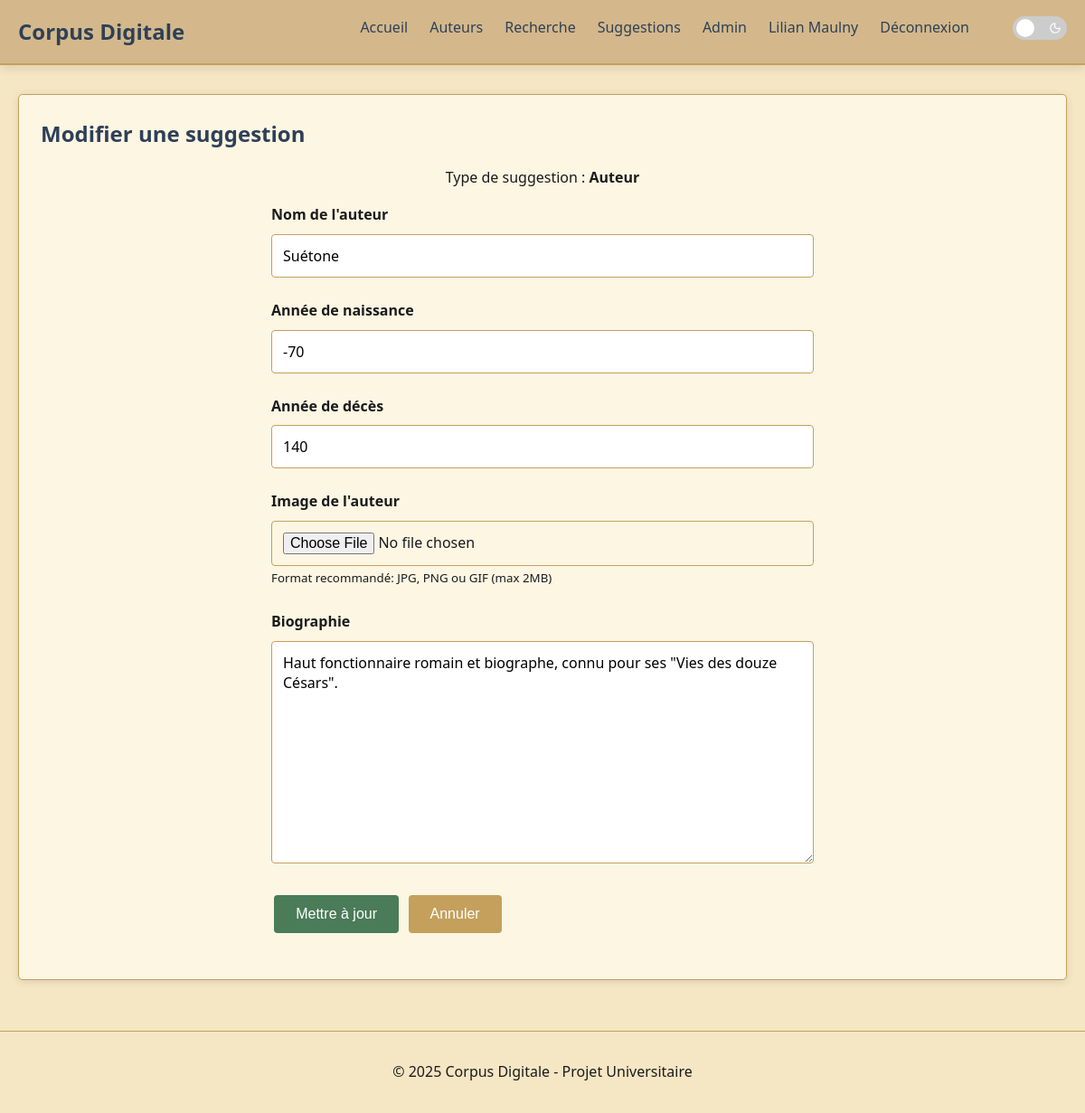
Page /suggestions/1/edit (signed in) on the committed database.
### tables this page shows
CREATE TABLE author_suggestions (
    suggestion_id INTEGER PRIMARY KEY,
    author_name VARCHAR(100) NOT NULL,
    author_url_name VARCHAR(100) NOT NULL UNIQUE,
    author_image LONGBLOB DEFAULT NULL,
    birth_year INTEGER,
    death_year INTEGER,
    biography TEXT,
    FOREIGN KEY (suggestion_id) REFERENCES suggestions(suggestion_id)
);

CREATE TABLE suggestions (
    suggestion_id INTEGER PRIMARY KEY AUTO_INCREMENT,
    user_id INTEGER NOT NULL,
    suggestion_type VARCHAR(20) NOT NULL,
    status VARCHAR(20) NOT NULL DEFAULT 'pending',
    admin_notes TEXT,
    reviewed_by INTEGER,
    FOREIGN KEY (user_id) REFERENCES users(user_id),
    FOREIGN KEY (reviewed_by) REFERENCES users(user_id)
);

### includes/utils.php (called while the page is built, shortened)
<?php
function h($text): string {
    return htmlspecialchars($text, ENT_QUOTES, 'UTF-8');
}

### content/suggestions/edit.php (the view, shortened to what this page needs)
<?php
include 'includes/header.php';
$errorMessages = $_SESSION['error_messages'] ?? [];
try {
    $connection = getDbConnection();
    $stmt = $connection->prepare('
        SELECT s.suggestion_id, s.user_id, s.suggestion_type, s.status
        FROM suggestions s
        WHERE s.suggestion_id = :id
    ');
    $stmt->execute(['id' => $suggestionId]);
    $suggestion = $stmt->fetch();
    $suggestionType = $suggestion['suggestion_type'];
    $stmt = null;
    if ($suggestionType === 'author') {
        $stmt = $connection->prepare('
        SELECT author_name, birth_year, death_year, biography
        FROM author_suggestions
        WHERE suggestion_id = :id
    ');
    } elseif ($suggestionType === 'book') {
        $stmt = $connection->prepare('
        SELECT author_id, title, publication_year, description
        FROM book_suggestions
        WHERE suggestion_id = :id
    ');
    } elseif ($suggestionType === 'chapter') {
        $stmt = $connection->prepare('
        SELECT book_id, title, chapter_number, content
        FROM chapter_suggestions
        WHERE suggestion_id = :id
    ');
    } else {
        throw new Exception("Type de suggestion non reconnu");
    }
    $stmt->execute(['id' => $suggestionId]);
    $suggestionData = $stmt->fetch(PDO::FETCH_ASSOC);
} catch (Exception $e) {
    $errorMessages[] = "Erreur : " . $e->getMessage();
    $suggestion = null;
    $suggestionType = '';
    $suggestionData = [];
    $authors = [];
    $books = [];
}
$typeLabels = [
    'author' => 'Auteur',
    'book' => 'Livre',
    'chapter' => 'Chapitre'
];
?>
<div class="container">
    <div class="card">
        <h2 class="card-title">Modifier une suggestion</h2>
        <?php if ($suggestion): ?>
            <div class="suggestion-type-info">
                <p>Type de suggestion : <strong><?php echo $typeLabels[$suggestionType] ?? $suggestionType; ?></strong></p>
            </div>
            <div class="suggestion-form">
                <?php if ($suggestionType === 'author'): ?>
                    <form class="form-group" method="POST" action="/api/suggestions/edit" enctype="multipart/form-data">
                        <div class="form-group">
                            <label for="author_name">Nom de l'auteur</label>
                            <input type="text" id="author_name" name="author_name" value="<?php echo h($suggestionData['author_name'] ?? ''); ?>" required>
                        </div>
                        <div class="form-group">
                            <label for="birth_year">Année de naissance</label>
                            <input type="number" id="birth_year" name="birth_year" value="<?php echo h($suggestionData['birth_year'] ?? ''); ?>" placeholder="Ex: -100 pour 100 av. J.-C.">
                        </div>
                        <div class="form-group">
                            <label for="death_year">Année de décès</label>
                            <input type="number" id="death_year" name="death_year" value="<?php echo h($suggestionData['death_year'] ?? ''); ?>" placeholder="Ex: 44 pour 44 apr. J.-C.">
                        </div>
                        <div class="form-group">
                            <label for="author_image">Image de l'auteur</label>
                            <input type="file" id="author_image" name="author_image" accept="image/jpeg,image/png,image/gif">
                            <small class="form-text">Format recommandé: JPG, PNG ou GIF (max 2MB)</small>
                        </div>
                        <div class="form-group">
                            <label for="biography">Biographie</label>
                            <textarea id="biography" name="biography" rows="10" placeholder="Biographie de l'auteur..."><?php echo h($suggestionData['biography'] ?? ''); ?></textarea>
                        </div>
                        <div class="form-group">
                            <button type="submit" class="btn btn-success">Mettre à jour</button>
                            <button type="button" class="btn btn-secondary" onclick="window.location.href='/suggestions/my/suggestions'">Annuler</button>
                        </div>
                    </form>
                <?php endif; ?>
            </div>
        <?php endif; ?>
    </div>
</div>
<?php include 'includes/footer.php'; ?>

### router.php (shortened to what this page needs)
<?php
$requestUri = $_SERVER['REQUEST_URI'];
class Router {
    private $routes = [];
    public function addRoute(string $method, string $path, $handler): Router {
        $this->routes[] = [
            'method' => $method,
            'path' => $path,
            'handler' => $handler
        ];
        return $this;
    }
    public function setNotFoundHandler(callable $handler): Router {
        return $this;
    }
    public function handleRequest(string $requestMethod, string $requestPath): bool {
        try {
            $requestPath = parse_url($requestPath, PHP_URL_PATH);
            $requestPath = trim($requestPath, '/');
            foreach ($this->routes as $route) {
                $pattern = $this->convertRouteToPattern($route['path']);
                if (preg_match($pattern, $requestPath, $matches)) {
                    array_shift($matches);
                    return $this->executeHandler($route['handler'], $matches);
                }
            }
            return false;
        } catch (Throwable $e) {
            header("HTTP/1.0 500 Internal Server Error");
            ob_clean();
            if (isset($_SERVER['HTTP_ACCEPT']) && strpos($_SERVER['HTTP_ACCEPT'], 'application/json') !== false) {
                header('Content-Type: application/json');
                echo json_encode(['error' => 'Internal Server Error', 'message' => $e->getMessage()]);
            } else {
                ob_clean();
                include "errors/500.php";
            }
            return false;
        }
    }
    private function convertRouteToPattern(string $route): string {
        $route = preg_replace('~\{([^/]+)}~', '([^/]+)', $route);
        return '~^' . $route . '$~';
    }
    private function executeHandler($handler, array $params = []): bool {
        if (is_callable($handler)) {
            return $handler(...$params) !== false;
        } elseif (is_string($handler) && file_exists($handler)) {
            extract($params, EXTR_SKIP);
            include $handler;
            return true;
        } elseif (is_array($handler) && count($handler) === 2) {
            $file = $handler[0];
            $variables = $handler[1];
            foreach ($variables as $key => $value) {
                if (is_string($value) && substr($value,0, 1) === '$') {
                    $index = (int)substr($value, 1) - 1;
                    if (isset($params[$index])) {
                        $variables[$key] = $params[$index];
                    }
                }
            }
            extract($variables, EXTR_SKIP);
            require $file;
            return true;
        }
        return false;
    }
}
$router = new Router();
$router->addRoute('GET', '', 'index.php')
    ->addRoute('GET', 'index', 'index.php')
    ->addRoute('GET', 'index.php', 'index.php')
    ->addRoute('GET', 'search', 'research/search.php')
    ->addRoute('GET', 'authors', 'research/authors.php')
    ->addRoute('GET', 'authors/{author}', ['content/author.php', ['author' => '$1']])
    ->addRoute('GET', 'authors/{author}/books/{book}', ['content/book.php', ['author' => '$1', 'book' => '$2']])
    ->addRoute('GET', 'authors/{author}/books/{book}/chapters/{chapter}', ['content/chapter.php', ['author' => '$1', 'book' => '$2', 'chapter' => '$3']])
    ->addRoute('GET', 'suggestions/suggest', 'content/suggestions/suggest.php')
    ->addRoute('GET', 'suggestions/my/suggestions', 'content/suggestions/my-suggestions.php')
    ->addRoute('GET', 'suggestions/{suggestionId}/view', ['content/suggestions/view.php', ['suggestionId' => '$1']])
    ->addRoute('GET', 'suggestions/{suggestionId}/edit', ['content/suggestions/edit.php', ['suggestionId' => '$1']]);
$router->addRoute('GET', 'auth/login', 'account_related/login.php')
    ->addRoute('POST', 'auth/login', 'account_related/login.php')
    ->addRoute('GET', 'auth/register', 'account_related/register.php')
    ->addRoute('POST', 'auth/register', 'account_related/register.php')
    ->addRoute('GET', 'auth/logout', 'account_related/logout.php')
    ->addRoute('GET', 'account', 'account_related/account.php')
    ->addRoute('POST', 'account', 'account_related/account.php');
$router->addRoute('GET', 'api/authors', function() {
    header('Content-Type: application/json');
    include 'api/authors.php';
})
    ->addRoute('GET', 'api/books', function() {
        header('Content-Type: application/json');
        include 'api/books.php';
    })
    ->addRoute('GET', 'api/search', function() {
        header('Content-Type: application/json');
        include 'api/search.php';
    })
    ->addRoute('POST', 'api/suggest', function() {
        header('Content-Type: application/json');
        include 'api/suggestions/suggest.php';
    })
    ->addRoute('POST', 'api/suggestions/edit', function() {
        header('Content-Type: application/json');
        include 'api/suggestions/edit.php';
    })
    ->addRoute('GET', 'api/suggestion-details', function() {
        header('Content-Type: application/json');
        include 'api/suggestion-details.php';
    })
    ->addRoute('GET', 'api/author-image', function() {
        header('Content-Type: application/json');
        include 'api/author-image.php';
    })
    ->addRoute('POST', 'api/suggestions/approve', function() {
        header('Content-Type: application/json');
        include 'api/suggestions/approve.php';
    })
    ->addRoute('POST', 'api/suggestions/reject', function() {
        header('Content-Type: application/json');
        include 'api/suggestions/reject.php';
    })
    ->addRoute('POST', 'api/suggestions/update-notes', function() {
        header('Content-Type: application/json');
        include 'api/suggestions/updateNotes.php';
    });
$router->addRoute('GET', 'admin/dashboard', 'admin/dashboard.php')
    ->addRoute('GET', 'admin/users', 'admin/users.php')
    ->addRoute('GET', 'admin/suggestions', 'admin/suggestions.php');
$router->setNotFoundHandler(function() {
    header("HTTP/1.0 404 Not Found");
    include 'errors/404.php';
});
$router->handleRequest($_SERVER['REQUEST_METHOD'], $requestUri);

### includes/header.php (shortened to what this page needs)
<?php
require_once 'includes/utils.php';
$loggedIn = isset($_SESSION['user']);
$isAdmin = $loggedIn && isset($_SESSION['user']) && $_SESSION['user']['is_admin'];
?>
<!DOCTYPE html>
<html lang="fr">
<head>
    <link rel="stylesheet" href="/assets/css/style.css">
</head>
<body>
    <header>
        <div class="container">
            <div class="logo">
                <h1><a onclick='window.location.href="/"'>Corpus Digitale</a></h1>
            </div>
            <nav id="mainNav">
                <ul>
                    <li><a onclick='window.location.href="/index"'>Accueil</a></li>
                    <li><a onclick='window.location.href="/authors"'>Auteurs</a></li>
                    <li><a onclick='window.location.href="/search"'>Recherche</a></li>
                    <?php if ($loggedIn): ?>
                        <li><a onclick='window.location.href="/suggestions/my/suggestions"'>Suggestions</a></li>
                        <?php if ($isAdmin): ?>
                            <li><a onclick='window.location.href="/admin/dashboard"'>Admin</a></li>
                        <?php endif; ?>
                        <li><a onclick='window.location.href="/account"'><?php echo h($_SESSION['user']["username"]); ?></a></li>
                        <li><a onclick='window.location.href="/auth/logout"'>Déconnexion</a></li>
                    <?php else: ?>
                        <li><a onclick='window.location.href="/auth/login"'>Connexion</a></li>
                        <li><a onclick='window.location.href="/auth/register"'>Inscription</a></li>
                    <?php endif; ?>
                    <li class="dark-mode-container">
                        <label class="dark-mode-toggle">
                            <span class="slider">
                                <i data-lucide="sun" class="icon-light"></i>
                                <i data-lucide="moon" class="icon-dark"></i>
                            </span>
                        </label>
                    </li>
                </ul>
            </nav>
        </div>
    </header>
    <main>

### includes/footer.php (shortened to what this page needs)
</main>
    <footer>
        <div class="container">
            <p>&copy; <?php echo date("Y"); ?> Corpus Digitale - Projet Universitaire</p>
        </div>
    </footer>
</body>
</html>

### assets/css/style.css (style rules this page uses)
:root { --primary-color: #2E4057; --secondary-color: #C4A05C; --text-color: #1B1B1B; --light-color: #F5E6C4; --accent-color: #9B2C2C; --danger-color: #B22222; --success-color: #4A7C59; --card-bg: #FDF6E3; --border-color: #C4A05C; --shadow-color: #0000001a; --header-bg: #D4B88B; }
* { margin: 0; padding: 0; box-sizing: border-box; }
body { font-family: 'Segoe UI', Tahoma, Geneva, Verdana, sans-serif; line-height: 1.6; color: var(--text-color); background-color: var(--light-color); }
a { color: var(--primary-color); text-decoration: none; cursor: pointer; }
.container { max-width: 1200px; margin: 0 auto; padding: 0 20px; }
header { background-color: var(--header-bg); box-shadow: 0 4px 10px var(--shadow-color); padding: 1rem 0; border-bottom: 2px solid var(--border-color); }
header .container { display: flex; justify-content: space-between; align-items: center; position: relative; }
.logo h1 { font-size: 1.5rem; font-weight: 700; }
.logo a { color: var(--primary-color); }
main { min-height: calc(100vh - 160px); padding: 2rem 0; }
footer { background-color: var(--light-color); border-top: 1px solid var(--border-color); padding: 2rem 0; text-align: center; }
nav ul { display: flex; list-style: none; }
nav li { margin-left: 1.5rem; }
.dark-mode-container { display: flex; align-items: center; }
.dark-mode-toggle { position: relative; display: inline-block; width: 60px; height: 26px; margin-left: 1.5rem; }
.slider { position: absolute; cursor: pointer; top: 0; left: 0; right: 0; bottom: 0; background-color: #ccc; transition: .4s; border-radius: 34px; display: flex; align-items: center; justify-content: space-between; padding: 0 4px; }
.slider:before { position: absolute; content: ""; height: 20px; width: 20px; left: 4px; bottom: 3px; background-color: white; transition: .4s; border-radius: 50%; z-index: 2; }
.icon-light, .icon-dark { width: 14px; height: 14px; color: white; z-index: 1; }
.icon-light { margin-left: 2px; }
.icon-dark { margin-right: 2px; }
.card { background-color: var(--card-bg); border-radius: 5px; border: 1px solid var(--border-color); box-shadow: 0 2px 10px var(--shadow-color); padding: 1.5rem; margin-bottom: 1.5rem; }
.card-title { font-size: 1.5rem; margin-bottom: 1rem; color: var(--primary-color); }
form { max-width: 600px; margin: 0 auto; }
.form-group { margin-bottom: 1.5rem; }
label { display: block; margin-bottom: 0.5rem; font-weight: 600; }
input, textarea, select { width: 100%; padding: 0.75rem; border: 1px solid var(--border-color); border-radius: 4px; font-family: inherit; font-size: 1rem; }
button, .btn { display: inline-block; background-color: var(--primary-color); color: white; padding: 0.75rem 1.5rem; border: none; border-radius: 4px; cursor: pointer; font-size: 1rem; text-align: center; margin: 0.2rem; }
.btn-secondary { background-color: var(--secondary-color); }
.btn-success { background-color: var(--success-color); }
.suggestion-type-info { display: flex; align-items: center; justify-content: center; margin-bottom: 1rem; }

### rows in the picture
author_suggestions: suggestion_id.suggestion_type "Auteur", author_name "Suétone", birth_year "-70", death_year "140", biography "Haut fonctionnaire romain et biographe, connu pour ses \"Vies des douze Césars\"."
